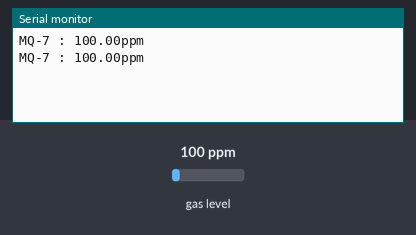
Bench run of a sketch on a simulated Arduino Uno, built with avr-gcc and run on an emulated ATmega328P. Shown: the last lines printed to the serial monitor. The test bench sets the inputs (shaded band); at power-on: gas level 100 ppm.

Above: at 1.8 s.
1.9 s: gas level set to 20 ppm
At 2.3 s:
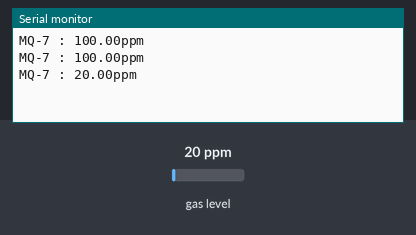
3.4 s: gas level set to 250 ppm
At 4.8 s:
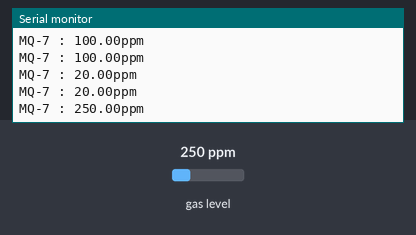
Timing chart, 0 to 6.4 s (numbered marks = the images above; inputs shaded):
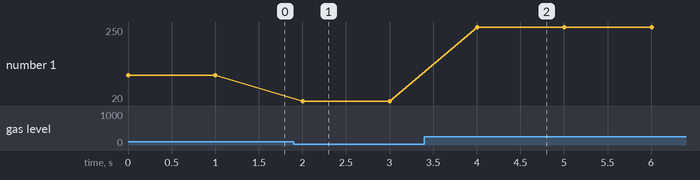

The sketch:

MQ-7.ino
```cpp
#include "MQ7.h"

MQ7 mq7(A0,5.0);

void setup() {
    Serial.begin(9600);
}

void loop() {
    Serial.print("MQ-7 : ");
    Serial.print(mq7.getPPM());
    Serial.println("ppm");
    delay(1000);
}
```

Measured:
- after the input at 1.9 s, the serial monitor: prints a new line after 0.10 s (image 1)
- after the input at 3.4 s, the serial monitor: prints a new line after 0.60 s (image 2)
- plotted number 1: 100 → 20 after the input at 1.9 s, 20 → 250 after the input at 3.4 s
